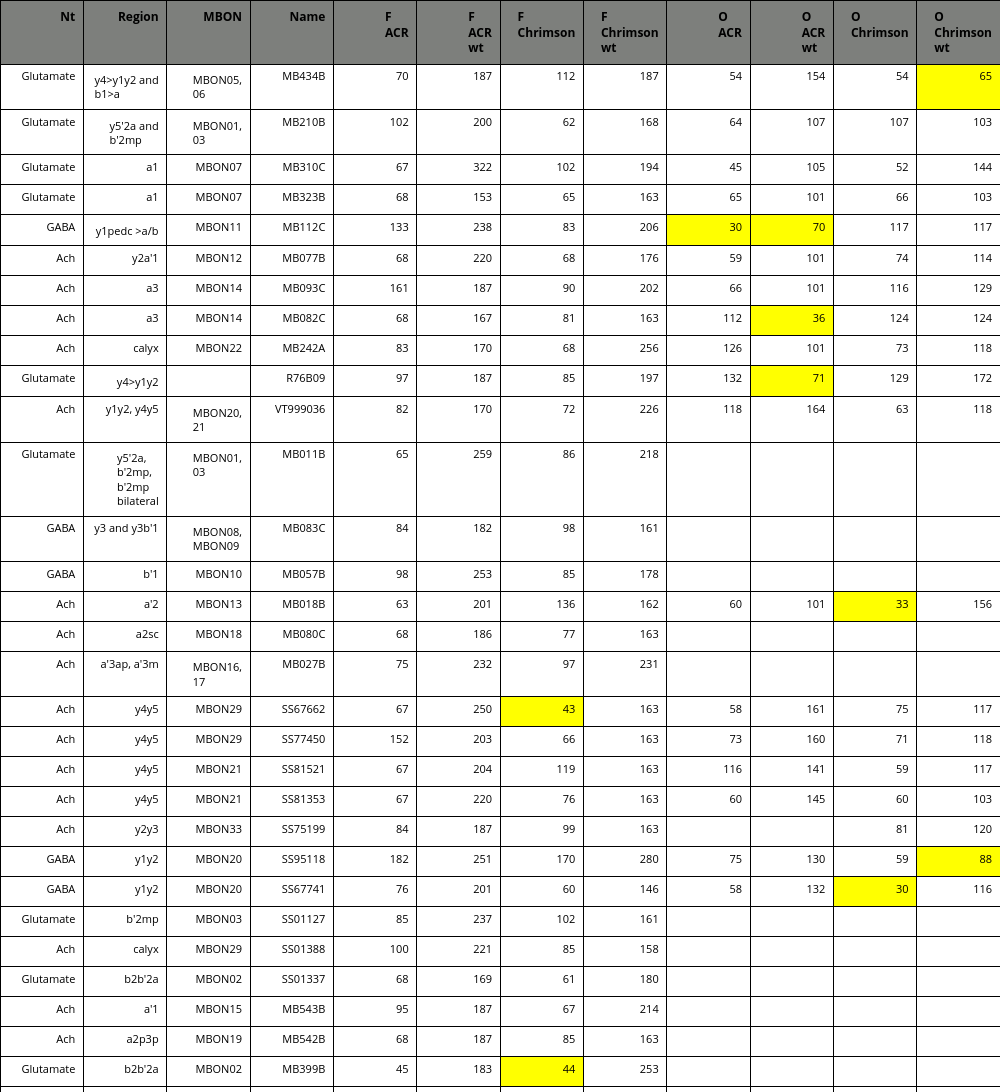

Notebook source saved alongside this figure:
### Code cell
import plotly.graph_objects as go
import textwrap

numberdf5 = numberdf4.drop(columns=['Genotype'])
numberdf5 = numberdf5.replace(np.nan, "")

# Wrap headers at underscores
wrapped_headers = [col.replace('Chrimson2', 'Chrimson').replace('_', '<br>') for col in numberdf5.columns]

# Apply wrapping and alignment to each cell
cell_values = [
    [f"{val:.0f}".rjust(8) if isinstance(val, (int, float)) else str(val).rjust(8) for val in numberdf5[col]]
    for col in numberdf5.columns
]

# Conditional cell background colors
cell_fill_colors = []
for col in numberdf5.columns:
    col_colors = []
    for val in numberdf5[col]:
        try:
            # Check if it's a relevant numeric column
            if any(col.startswith(prefix) for prefix in ["F_", "O_"]) and ("ACR" in col or "Chrimson" in col):
                threshold = 90 if col.endswith("_wt") else 45
                if float(val) < threshold:
                    col_colors.append("yellow")
                else:
                    col_colors.append("rgba(0,0,0,0)")  # transparent
            else:
                col_colors.append("rgba(0,0,0,0)")
        except:
            col_colors.append("rgba(0,0,0,0)")
    cell_fill_colors.append(col_colors)
    
# Define figure
fig = go.Figure(data=[go.Table(
    columnwidth=[1]*len(numberdf5.columns),  # Uniform column width
    header=dict(
        values=[f"<b>{h.rjust(8)}</b>" for h in wrapped_headers],
        fill_color="#7d7f7c",  # Shaded header
        line_color="black",    # Border color
        align="right",
        font=dict(color="black", size=12),
        height=40
    ),
    cells=dict(
        values=cell_values,
        fill_color=cell_fill_colors,  
        line_color="black",         # Border color for cells
        align="right",
        font=dict(color="black", size=11),
        height=30
    )
)])

# Set figure size (width x height in pixels)
fig.update_layout(
    width=1000,
    height=1720,
    margin=dict(l=0, r=0, t=0, b=0)
)

# Show figure in notebook or interactive environment
fig.show()
fig.write_image(titledpath + filenumberfolder + date + "table_output.svg")

### Figure 1 — Plotly figure (JSON) as saved in the notebook; plotly's stock layout.template omitted (floating-point values rounded to 4 significant figures; data arrays with more than 128 entries replaced by an {"elided": "..."} marker saying what was removed)
{"data": [{"cells": {"align": "right", "fill": {"color": {"elided": "12x50 str values"}}, "font": {"color": "black", "size": 11}, "height": 30, "line": {"color": "black"}, "values": {"elided": "12x50 str values"}}, "columnwidth": [1, 1, 1, 1, 1, 1, 1, 1, 1, 1, 1, 1], "header": {"align": "right", "fill": {"color": "#7d7f7c"}, "font": {"color": "black", "size": 12}, "height": 40, "line": {"color": "black"}, "values": ["<b>      Nt</b>", "<b>  Region</b>", "<b>    MBON</b>", "<b>    Name</b>", "<b>F<br>ACR</b>", "<b>F<br>ACR<br>wt</b>", "<b>F<br>Chrimson</b>", "<b>F<br>Chrimson<br>wt</b>", "<b>O<br>ACR</b>", "<b>O<br>ACR<br>wt</b>", "<b>O<br>Chrimson</b>", "<b>O<br>Chrimson<br>wt</b>"]}, "type": "table"}], "layout": {"height": 1720, "margin": {"b": 0, "l": 0, "r": 0, "t": 0}, "width": 1000}}
